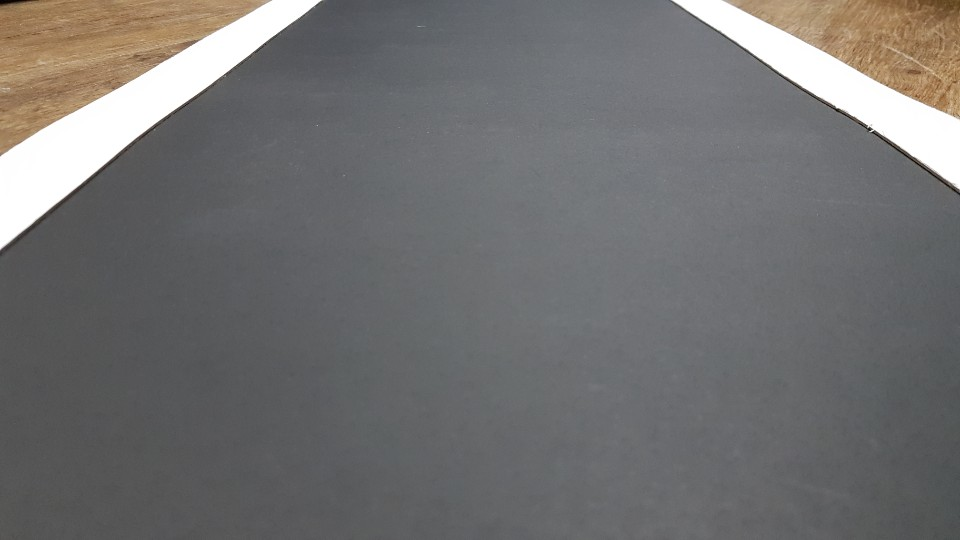
#> input picture codes/sample/road3.jpg, 960 x 540 px; its folder holds only this picture in this run
$ python test1.py
#> lines starting #> are read from the running program, lines starting #| are printed output that depends on the picture; after the words box and inside, x2 and y2 are one past the last pixel; in counts of white or black regions, pixels touching at a corner belong together
# -*- coding: utf-8 -*-
"""
@author: KBDLAB
"""

import os
import cv2
import numpy as np
import itertools as it, glob

def multiple_file_types(*patterns):
    return it.chain.from_iterable(glob.iglob(pattern) for pattern in patterns)

def default_put_text(_str, pos):
    cv2.putText(out, _str, pos, font, 1, (255, 255, 255), 1)

types = ('*.png', '*.jpg')
images = []
font = cv2.FONT_HERSHEY_DUPLEX
for image_path in multiple_file_types('./sample/*.jpg', './sample/*.png'):
    image_array = cv2.imread(image_path)
#> image_array is the input picture: shape (540, 960, 3); mean B, G, R 112.4, 112.5, 113.5
    h,l,c = image_array.shape
#> h = 540; l = 960; c = 3

    if h > 480:
        image_array = cv2.resize(image_array, None, fx = 300/h, fy = 300/h, interpolation=cv2.INTER_CUBIC)
#> image_array: shape (300, 533, 3)
        h, l, c = image_array.shape
#> h = 300; l = 533

    image_array_gray = cv2.cvtColor(image_array, cv2.COLOR_BGR2GRAY)
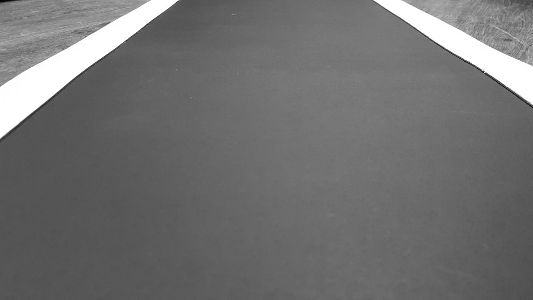
#> image_array_gray: shape (300, 533); min 4, max 255, mean 112.7
    image_array_edge = cv2.Canny(cv2.GaussianBlur(image_array_gray, (5,5),0), 100, 200)
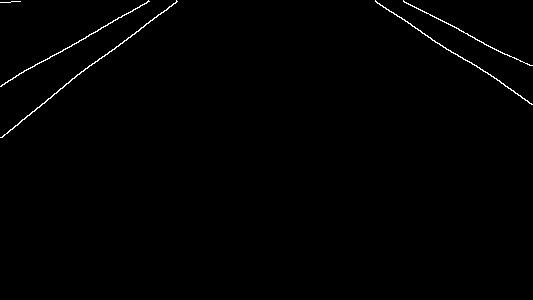
#> image_array_edge: shape (300, 533); 0.64% white in thin lines or dots, all inside (x1, y1, x2, y2) = (0, 0, 533, 138)

    out_u = np.hstack((np.zeros([h,l,c], dtype='uint8'),image_array))
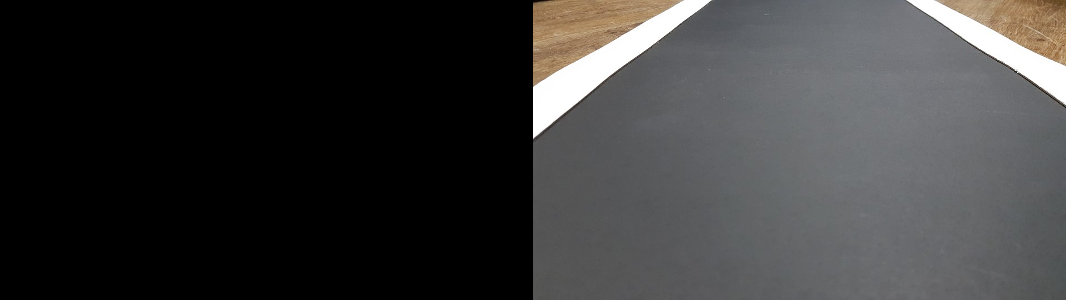
#> out_u: shape (300, 1066, 3); mean B, G, R 56.2, 56.2, 56.7
    out_l = cv2.cvtColor(np.hstack((image_array_gray, image_array_edge)), cv2.COLOR_GRAY2BGR)
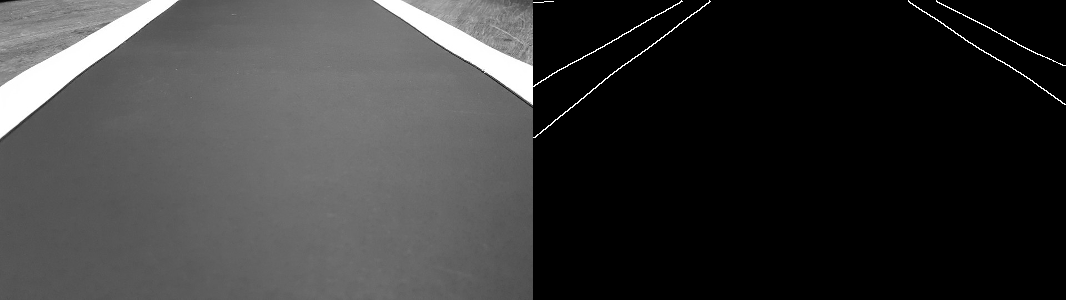
#> out_l: shape (300, 1066, 3); min 0, max 255, mean 57.2
    out = np.vstack((out_u, out_l))
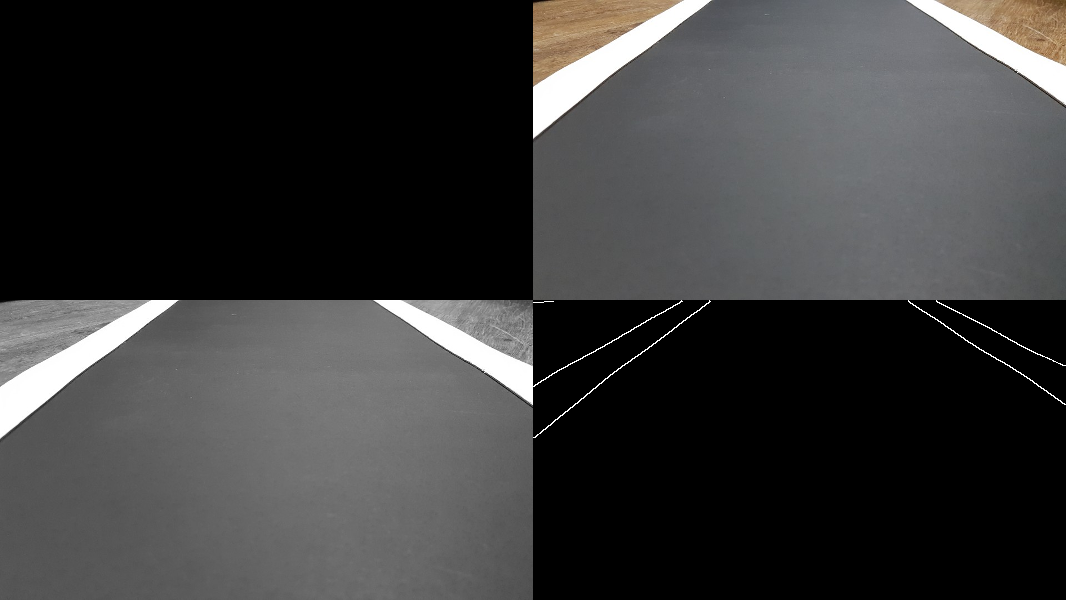
#> out: shape (600, 1066, 3); mean B, G, R 56.7, 56.7, 56.9

    default_put_text(os.path.basename(image_path), (10,25))
    default_put_text(str((h, l, c)), (10, 60))
#> call 2 of default_put_text, with _str = '(300, 533, 3)', pos = (10, 60)
#> in default_put_text (call 2), `cv2.putText(out, _str, pos, font, 1, (255, 255, 255), 1)`:
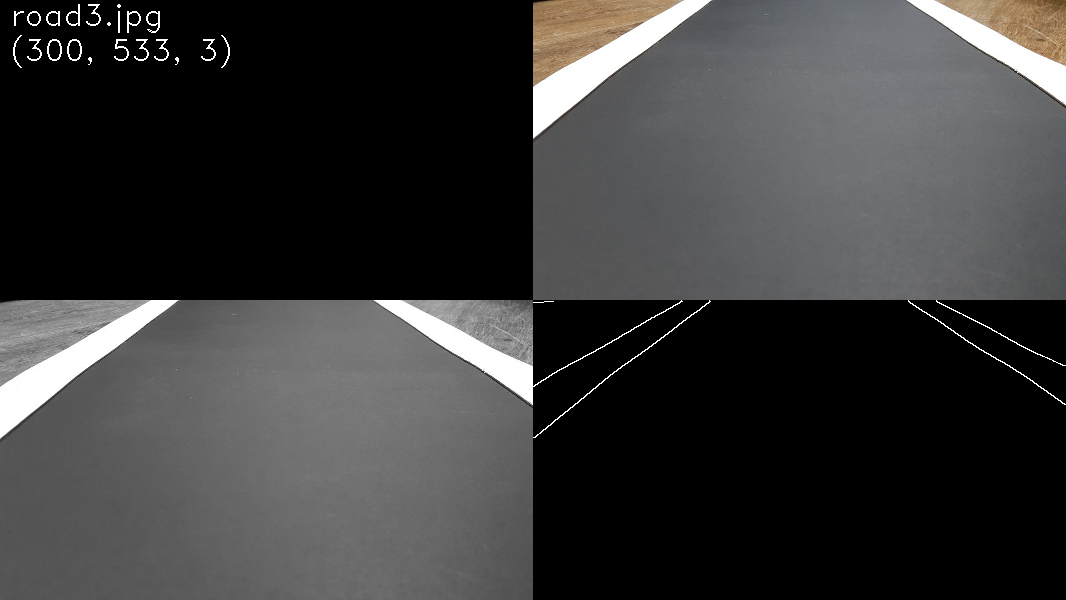
#> out: shape (600, 1066, 3); mean B, G, R 57.3, 57.3, 57.6

    cv2.imshow('image', out)
    cv2.waitKey(0)
cv2.destroyAllWindows()

$ run again, on codes/sample/road4.jpg
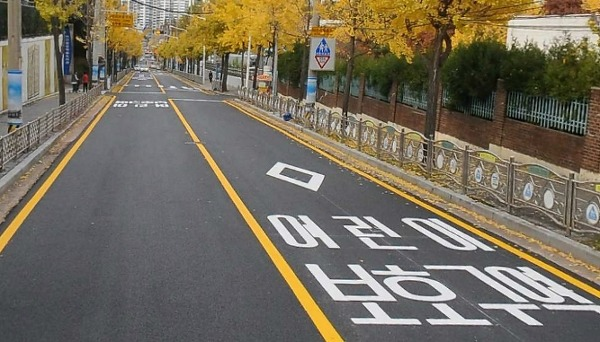
#> input picture codes/sample/road4.jpg, 600 x 342 px
#> image_array is the input picture: shape (342, 600, 3); mean B, G, R 93.1, 108.6, 116.2
#> `image_array_edge = cv2.Canny(cv2.GaussianBlur(image_array_gray, (5,5),..`:
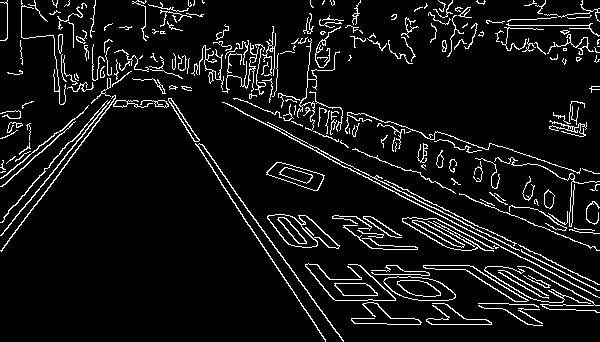
#> image_array_edge: shape (342, 600); 7.5% white in thin lines or dots
#> in default_put_text (call 2), `cv2.putText(out, _str, pos, font, 1, (255, 255, 255), 1)`:
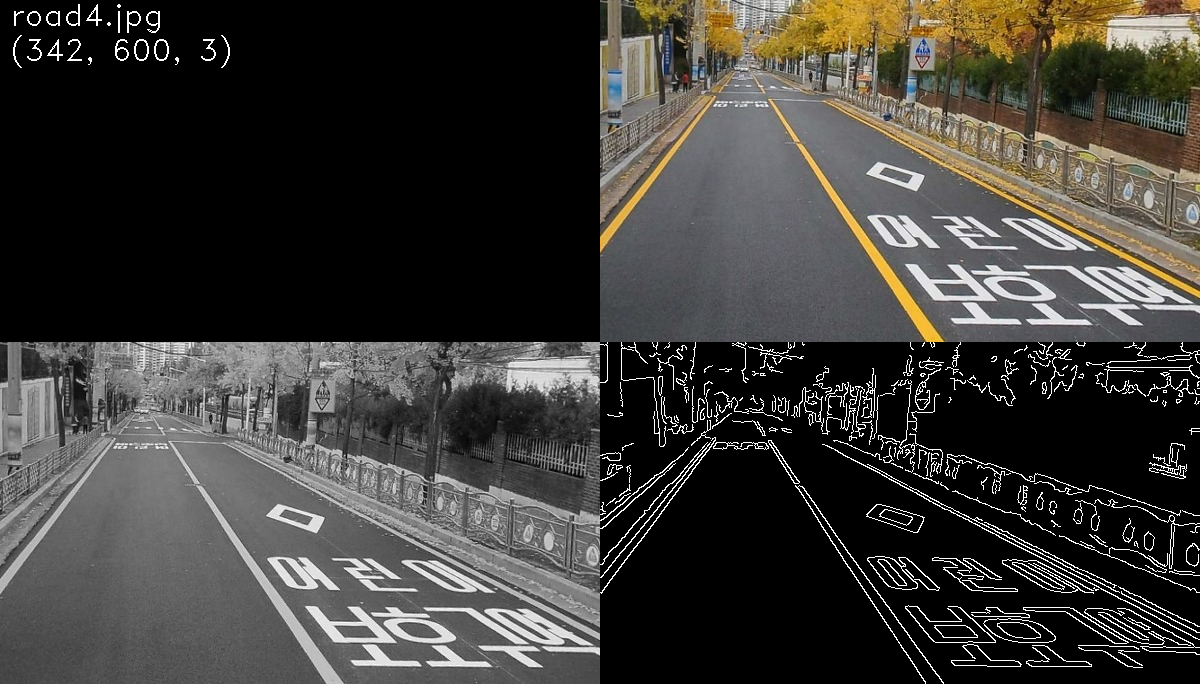
#> out: shape (684, 1200, 3); mean B, G, R 55.8, 59.7, 61.6
